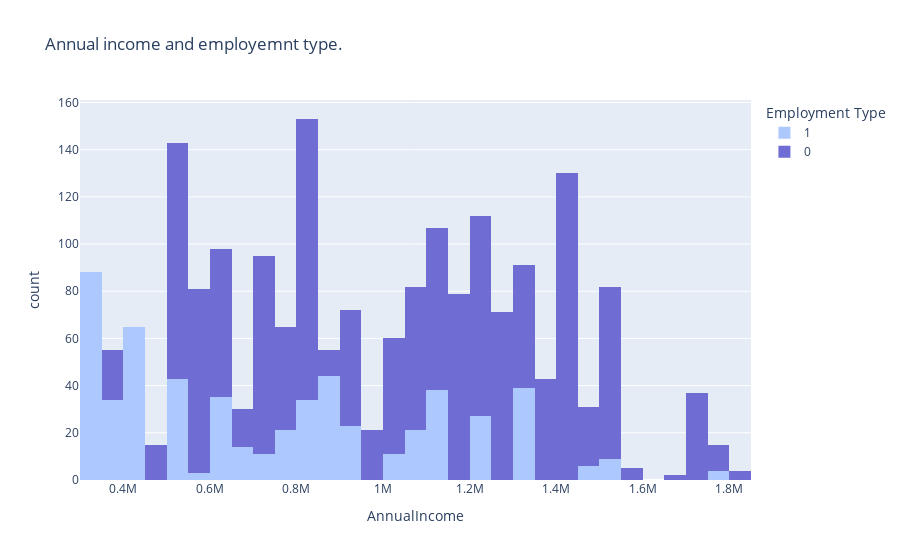

Source (notebook cell):
### Code cell
#Annual income and employemnt type.
#Goverment employee- 1 and private/self employee = 0
pltx.histogram(data, x='AnnualIncome', color='Employment Type', color_discrete_map={1:'#acc8fc', 0:'#6f6cd4'}, title='Annual income and employemnt type.')

### Figure 1 — Plotly figure (JSON) as saved in the notebook; plotly's stock layout.template omitted (floating-point values rounded to 4 significant figures; data arrays with more than 128 entries replaced by an {"elided": "..."} marker saying what was removed)
{"data": [{"alignmentgroup": "True", "bingroup": "x", "hovertemplate": "Employment Type=1<br>AnnualIncome=%{x}<br>count=%{y}<extra></extra>", "legendgroup": "1", "marker": {"color": "#acc8fc", "pattern": {"shape": ""}}, "name": "1", "offsetgroup": "1", "orientation": "v", "showlegend": true, "type": "histogram", "x": {"elided": "570 int values"}, "xaxis": "x", "yaxis": "y"}, {"alignmentgroup": "True", "bingroup": "x", "hovertemplate": "Employment Type=0<br>AnnualIncome=%{x}<br>count=%{y}<extra></extra>", "legendgroup": "0", "marker": {"color": "#6f6cd4", "pattern": {"shape": ""}}, "name": "0", "offsetgroup": "0", "orientation": "v", "showlegend": true, "type": "histogram", "x": {"elided": "1417 int values"}, "xaxis": "x", "yaxis": "y"}], "layout": {"barmode": "relative", "legend": {"title": {"text": "Employment Type"}, "tracegroupgap": 0}, "title": {"text": "Annual income and employemnt type."}, "xaxis": {"anchor": "y", "domain": [0, 1], "title": {"text": "AnnualIncome"}}, "yaxis": {"anchor": "x", "domain": [0, 1], "title": {"text": "count"}}}}
